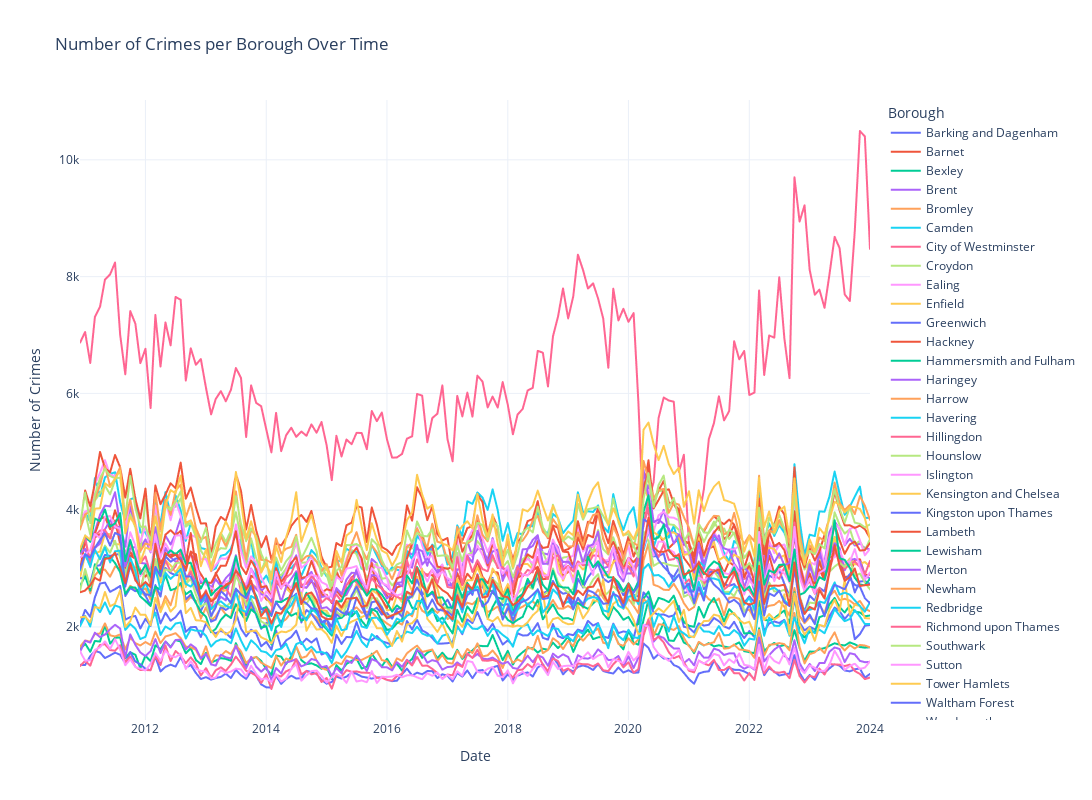

Source (notebook cell):
### Code cell
# Create the plot
fig = px.line(df_london, x='Year-Month', y='num_crimes', color='Borough', 
              title='Number of Crimes per Borough Over Time')

# Update layout for better visualization
fig.update_layout(
    xaxis_title='Date',
    yaxis_title='Number of Crimes',
    legend_title='Borough',
    template='plotly_white',
    width=1200,
    height=800
)

# Show the plot
fig.show()

### Figure 1 — Plotly figure (JSON) as saved in the notebook; plotly's stock layout.template omitted (floating-point values rounded to 4 significant figures; data arrays with more than 128 entries replaced by an {"elided": "..."} marker saying what was removed)
{"data": [{"hovertemplate": "Borough=Barking and Dagenham<br>Year-Month=%{x}<br>num_crimes=%{y}<extra></extra>", "legendgroup": "Barking and Dagenham", "line": {"color": "#636efa", "dash": "solid"}, "marker": {"symbol": "circle"}, "mode": "lines", "name": "Barking and Dagenham", "showlegend": true, "x": {"elided": "158 str values"}, "xaxis": "x", "y": {"elided": "158 int values"}, "yaxis": "y", "type": "scattergl"}, {"hovertemplate": "Borough=Barnet<br>Year-Month=%{x}<br>num_crimes=%{y}<extra></extra>", "legendgroup": "Barnet", "line": {"color": "#EF553B", "dash": "solid"}, "marker": {"symbol": "circle"}, "mode": "lines", "name": "Barnet", "showlegend": true, "x": {"elided": "158 str values"}, "xaxis": "x", "y": {"elided": "158 int values"}, "yaxis": "y", "type": "scattergl"}, {"hovertemplate": "Borough=Bexley<br>Year-Month=%{x}<br>num_crimes=%{y}<extra></extra>", "legendgroup": "Bexley", "line": {"color": "#00cc96", "dash": "solid"}, "marker": {"symbol": "circle"}, "mode": "lines", "name": "Bexley", "showlegend": true, "x": {"elided": "158 str values"}, "xaxis": "x", "y": {"elided": "158 int values"}, "yaxis": "y", "type": "scattergl"}, {"hovertemplate": "Borough=Brent<br>Year-Month=%{x}<br>num_crimes=%{y}<extra></extra>", "legendgroup": "Brent", "line": {"color": "#ab63fa", "dash": "solid"}, "marker": {"symbol": "circle"}, "mode": "lines", "name": "Brent", "showlegend": true, "x": {"elided": "158 str values"}, "xaxis": "x", "y": {"elided": "158 int values"}, "yaxis": "y", "type": "scattergl"}, {"hovertemplate": "Borough=Bromley<br>Year-Month=%{x}<br>num_crimes=%{y}<extra></extra>", "legendgroup": "Bromley", "line": {"color": "#FFA15A", "dash": "solid"}, "marker": {"symbol": "circle"}, "mode": "lines", "name": "Bromley", "showlegend": true, "x": {"elided": "158 str values"}, "xaxis": "x", "y": {"elided": "158 int values"}, "yaxis": "y", "type": "scattergl"}, {"hovertemplate": "Borough=Camden<br>Year-Month=%{x}<br>num_crimes=%{y}<extra></extra>", "legendgroup": "Camden", "line": {"color": "#19d3f3", "dash": "solid"}, "marker": {"symbol": "circle"}, "mode": "lines", "name": "Camden", "showlegend": true, "x": {"elided": "158 str values"}, "xaxis": "x", "y": {"elided": "158 int values"}, "yaxis": "y", "type": "scattergl"}, {"hovertemplate": "Borough=City of Westminster<br>Year-Month=%{x}<br>num_crimes=%{y}<extra></extra>", "legendgroup": "City of Westminster", "line": {"color": "#FF6692", "dash": "solid"}, "marker": {"symbol": "circle"}, "mode": "lines", "name": "City of Westminster", "showlegend": true, "x": {"elided": "158 str values"}, "xaxis": "x", "y": {"elided": "158 int values"}, "yaxis": "y", "type": "scattergl"}, {"hovertemplate": "Borough=Croydon<br>Year-Month=%{x}<br>num_crimes=%{y}<extra></extra>", "legendgroup": "Croydon", "line": {"color": "#B6E880", "dash": "solid"}, "marker": {"symbol": "circle"}, "mode": "lines", "name": "Croydon", "showlegend": true, "x": {"elided": "158 str values"}, "xaxis": "x", "y": {"elided": "158 int values"}, "yaxis": "y", "type": "scattergl"}, {"hovertemplate": "Borough=Ealing<br>Year-Month=%{x}<br>num_crimes=%{y}<extra></extra>", "legendgroup": "Ealing", "line": {"color": "#FF97FF", "dash": "solid"}, "marker": {"symbol": "circle"}, "mode": "lines", "name": "Ealing", "showlegend": true, "x": {"elided": "158 str values"}, "xaxis": "x", "y": {"elided": "158 int values"}, "yaxis": "y", "type": "scattergl"}, {"hovertemplate": "Borough=Enfield<br>Year-Month=%{x}<br>num_crimes=%{y}<extra></extra>", "legendgroup": "Enfield", "line": {"color": "#FECB52", "dash": "solid"}, "marker": {"symbol": "circle"}, "mode": "lines", "name": "Enfield", "showlegend": true, "x": {"elided": "158 str values"}, "xaxis": "x", "y": {"elided": "158 int values"}, "yaxis": "y", "type": "scattergl"}, {"hovertemplate": "Borough=Greenwich<br>Year-Month=%{x}<br>num_crimes=%{y}<extra></extra>", "legendgroup": "Greenwich", "line": {"color": "#636efa", "dash": "solid"}, "marker": {"symbol": "circle"}, "mode": "lines", "name": "Greenwich", "showlegend": true, "x": {"elided": "158 str values"}, "xaxis": "x", "y": {"elided": "158 int values"}, "yaxis": "y", "type": "scattergl"}, {"hovertemplate": "Borough=Hackney<br>Year-Month=%{x}<br>num_crimes=%{y}<extra></extra>", "legendgroup": "Hackney", "line": {"color": "#EF553B", "dash": "solid"}, "marker": {"symbol": "circle"}, "mode": "lines", "name": "Hackney", "showlegend": true, "x": {"elided": "158 str values"}, "xaxis": "x", "y": {"elided": "158 int values"}, "yaxis": "y", "type": "scattergl"}, {"hovertemplate": "Borough=Hammersmith and Fulham<br>Year-Month=%{x}<br>num_crimes=%{y}<extra></extra>", "legendgroup": "Hammersmith and Fulham", "line": {"color": "#00cc96", "dash": "solid"}, "marker": {"symbol": "circle"}, "mode": "lines", "name": "Hammersmith and Fulham", "showlegend": true, "x": {"elided": "158 str values"}, "xaxis": "x", "y": {"elided": "158 int values"}, "yaxis": "y", "type": "scattergl"}, {"hovertemplate": "Borough=Haringey<br>Year-Month=%{x}<br>num_crimes=%{y}<extra></extra>", "legendgroup": "Haringey", "line": {"color": "#ab63fa", "dash": "solid"}, "marker": {"symbol": "circle"}, "mode": "lines", "name": "Haringey", "showlegend": true, "x": {"elided": "158 str values"}, "xaxis": "x", "y": {"elided": "158 int values"}, "yaxis": "y", "type": "scattergl"}, {"hovertemplate": "Borough=Harrow<br>Year-Month=%{x}<br>num_crimes=%{y}<extra></extra>", "legendgroup": "Harrow", "line": {"color": "#FFA15A", "dash": "solid"}, "marker": {"symbol": "circle"}, "mode": "lines", "name": "Harrow", "showlegend": true, "x": {"elided": "158 str values"}, "xaxis": "x", "y": {"elided": "158 int values"}, "yaxis": "y", "type": "scattergl"}, {"hovertemplate": "Borough=Havering<br>Year-Month=%{x}<br>num_crimes=%{y}<extra></extra>", "legendgroup": "Havering", "line": {"color": "#19d3f3", "dash": "solid"}, "marker": {"symbol": "circle"}, "mode": "lines", "name": "Havering", "showlegend": true, "x": {"elided": "158 str values"}, "xaxis": "x", "y": {"elided": "158 int values"}, "yaxis": "y", "type": "scattergl"}, {"hovertemplate": "Borough=Hillingdon<br>Year-Month=%{x}<br>num_crimes=%{y}<extra></extra>", "legendgroup": "Hillingdon", "line": {"color": "#FF6692", "dash": "solid"}, "marker": {"symbol": "circle"}, "mode": "lines", "name": "Hillingdon", "showlegend": true, "x": {"elided": "158 str values"}, "xaxis": "x", "y": {"elided": "158 int values"}, "yaxis": "y", "type": "scattergl"}, {"hovertemplate": "Borough=Hounslow<br>Year-Month=%{x}<br>num_crimes=%{y}<extra></extra>", "legendgroup": "Hounslow", "line": {"color": "#B6E880", "dash": "solid"}, "marker": {"symbol": "circle"}, "mode": "lines", "name": "Hounslow", "showlegend": true, "x": {"elided": "158 str values"}, "xaxis": "x", "y": {"elided": "158 int values"}, "yaxis": "y", "type": "scattergl"}, {"hovertemplate": "Borough=Islington<br>Year-Month=%{x}<br>num_crimes=%{y}<extra></extra>", "legendgroup": "Islington", "line": {"color": "#FF97FF", "dash": "solid"}, "marker": {"symbol": "circle"}, "mode": "lines", "name": "Islington", "showlegend": true, "x": {"elided": "158 str values"}, "xaxis": "x", "y": {"elided": "158 int values"}, "yaxis": "y", "type": "scattergl"}, {"hovertemplate": "Borough=Kensington and Chelsea<br>Year-Month=%{x}<br>num_crimes=%{y}<extra></extra>", "legendgroup": "Kensington and Chelsea", "line": {"color": "#FECB52", "dash": "solid"}, "marker": {"symbol": "circle"}, "mode": "lines", "name": "Kensington and Chelsea", "showlegend": true, "x": {"elided": "158 str values"}, "xaxis": "x", "y": {"elided": "158 int values"}, "yaxis": "y", "type": "scattergl"}, {"hovertemplate": "Borough=Kingston upon Thames<br>Year-Month=%{x}<br>num_crimes=%{y}<extra></extra>", "legendgroup": "Kingston upon Thames", "line": {"color": "#636efa", "dash": "solid"}, "marker": {"symbol": "circle"}, "mode": "lines", "name": "Kingston upon Thames", "showlegend": true, "x": {"elided": "158 str values"}, "xaxis": "x", "y": {"elided": "158 int values"}, "yaxis": "y", "type": "scattergl"}, {"hovertemplate": "Borough=Lambeth<br>Year-Month=%{x}<br>num_crimes=%{y}<extra></extra>", "legendgroup": "Lambeth", "line": {"color": "#EF553B", "dash": "solid"}, "marker": {"symbol": "circle"}, "mode": "lines", "name": "Lambeth", "showlegend": true, "x": {"elided": "158 str values"}, "xaxis": "x", "y": {"elided": "158 int values"}, "yaxis": "y", "type": "scattergl"}, {"hovertemplate": "Borough=Lewisham<br>Year-Month=%{x}<br>num_crimes=%{y}<extra></extra>", "legendgroup": "Lewisham", "line": {"color": "#00cc96", "dash": "solid"}, "marker": {"symbol": "circle"}, "mode": "lines", "name": "Lewisham", "showlegend": true, "x": {"elided": "158 str values"}, "xaxis": "x", "y": {"elided": "158 int values"}, "yaxis": "y", "type": "scattergl"}, {"hovertemplate": "Borough=Merton<br>Year-Month=%{x}<br>num_crimes=%{y}<extra></extra>", "legendgroup": "Merton", "line": {"color": "#ab63fa", "dash": "solid"}, "marker": {"symbol": "circle"}, "mode": "lines", "name": "Merton", "showlegend": true, "x": {"elided": "158 str values"}, "xaxis": "x", "y": {"elided": "158 int values"}, "yaxis": "y", "type": "scattergl"}, {"hovertemplate": "Borough=Newham<br>Year-Month=%{x}<br>num_crimes=%{y}<extra></extra>", "legendgroup": "Newham", "line": {"color": "#FFA15A", "dash": "solid"}, "marker": {"symbol": "circle"}, "mode": "lines", "name": "Newham", "showlegend": true, "x": {"elided": "158 str values"}, "xaxis": "x", "y": {"elided": "158 int values"}, "yaxis": "y", "type": "scattergl"}, {"hovertemplate": "Borough=Redbridge<br>Year-Month=%{x}<br>num_crimes=%{y}<extra></extra>", "legendgroup": "Redbridge", "line": {"color": "#19d3f3", "dash": "solid"}, "marker": {"symbol": "circle"}, "mode": "lines", "name": "Redbridge", "showlegend": true, "x": {"elided": "158 str values"}, "xaxis": "x", "y": {"elided": "158 int values"}, "yaxis": "y", "type": "scattergl"}, {"hovertemplate": "Borough=Richmond upon Thames<br>Year-Month=%{x}<br>num_crimes=%{y}<extra></extra>", "legendgroup": "Richmond upon Thames", "line": {"color": "#FF6692", "dash": "solid"}, "marker": {"symbol": "circle"}, "mode": "lines", "name": "Richmond upon Thames", "showlegend": true, "x": {"elided": "158 str values"}, "xaxis": "x", "y": {"elided": "158 int values"}, "yaxis": "y", "type": "scattergl"}, {"hovertemplate": "Borough=Southwark<br>Year-Month=%{x}<br>num_crimes=%{y}<extra></extra>", "legendgroup": "Southwark", "line": {"color": "#B6E880", "dash": "solid"}, "marker": {"symbol": "circle"}, "mode": "lines", "name": "Southwark", "showlegend": true, "x": {"elided": "158 str values"}, "xaxis": "x", "y": {"elided": "158 int values"}, "yaxis": "y", "type": "scattergl"}, {"hovertemplate": "Borough=Sutton<br>Year-Month=%{x}<br>num_crimes=%{y}<extra></extra>", "legendgroup": "Sutton", "line": {"color": "#FF97FF", "dash": "solid"}, "marker": {"symbol": "circle"}, "mode": "lines", "name": "Sutton", "showlegend": true, "x": {"elided": "158 str values"}, "xaxis": "x", "y": {"elided": "158 int values"}, "yaxis": "y", "type": "scattergl"}, {"hovertemplate": "Borough=Tower Hamlets<br>Year-Month=%{x}<br>num_crimes=%{y}<extra></extra>", "legendgroup": "Tower Hamlets", "line": {"color": "#FECB52", "dash": "solid"}, "marker": {"symbol": "circle"}, "mode": "lines", "name": "Tower Hamlets", "showlegend": true, "x": {"elided": "158 str values"}, "xaxis": "x", "y": {"elided": "158 int values"}, "yaxis": "y", "type": "scattergl"}, {"hovertemplate": "Borough=Waltham Forest<br>Year-Month=%{x}<br>num_crimes=%{y}<extra></extra>", "legendgroup": "Waltham Forest", "line": {"color": "#636efa", "dash": "solid"}, "marker": {"symbol": "circle"}, "mode": "lines", "name": "Waltham Forest", "showlegend": true, "x": {"elided": "158 str values"}, "xaxis": "x", "y": {"elided": "158 int values"}, "yaxis": "y", "type": "scattergl"}, {"hovertemplate": "Borough=Wandsworth<br>Year-Month=%{x}<br>num_crimes=%{y}<extra></extra>", "legendgroup": "Wandsworth", "line": {"color": "#EF553B", "dash": "solid"}, "marker": {"symbol": "circle"}, "mode": "lines", "name": "Wandsworth", "showlegend": true, "x": {"elided": "158 str values"}, "xaxis": "x", "y": {"elided": "158 int values"}, "yaxis": "y", "type": "scattergl"}], "layout": {"xaxis": {"anchor": "y", "domain": [0.0, 1.0], "title": {"text": "Date"}}, "yaxis": {"anchor": "x", "domain": [0.0, 1.0], "title": {"text": "Number of Crimes"}}, "legend": {"title": {"text": "Borough"}, "tracegroupgap": 0}, "title": {"text": "Number of Crimes per Borough Over Time"}, "width": 1200, "height": 800}}
